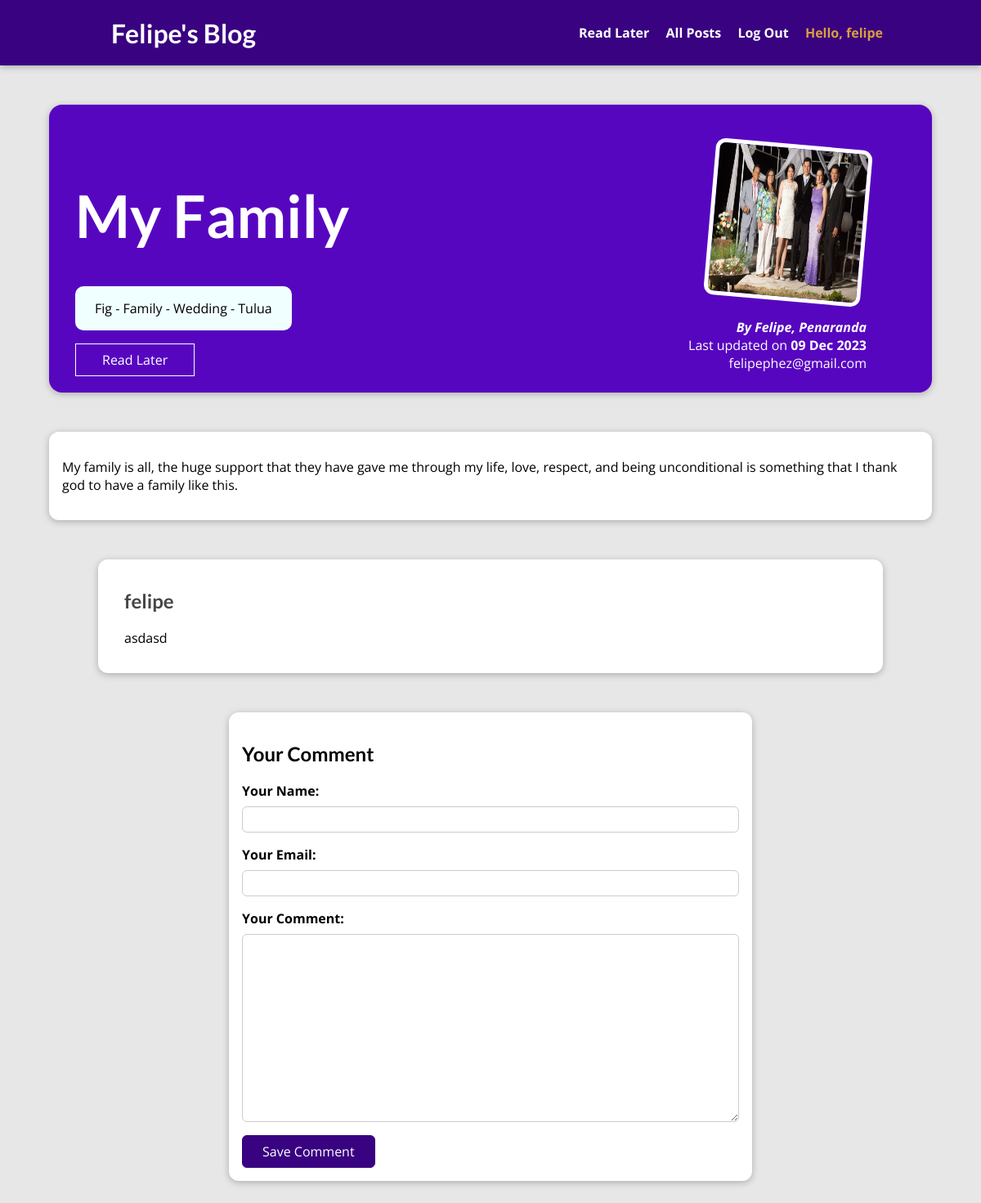
The page /posts/my-family (signed in) on the database its author committed.
### blog/models.py (models this page shows, shortened)
class Blog_db(models.Model):
    image = models.CharField(max_length=50)
    author = models.ForeignKey(Author, on_delete=models.CASCADE, null=True, related_name="blogs")
    date = models.DateField(max_length=100)
    title = models.CharField(max_length=50)
    excerpt = models.CharField(max_length=200)
    content = models.CharField(max_length=250)
    slug = models.SlugField(default="", blank=True, null=False, db_index=True)
    blog_tags = models.ManyToManyField(Tag, null=False)
    class Meta:
        verbose_name_plural = "Blog Entries"

class Tag(models.Model):
    caption = models.CharField(max_length=50)
    class Meta:
        verbose_name_plural = "Tags"

class Author(models.Model):
    first_name = models.CharField(max_length=50)
    last_name = models.CharField(max_length=100)
    e_mail = models.CharField(max_length=150)
    class Meta:
        verbose_name_plural = "Author Entries"
    def __str__(self):
        return f"{self.first_name}, {self.last_name}"

class Comment(models.Model):
    user_name = models.CharField(max_length=120)
    user_email = models.EmailField()
    text = models.TextField(max_length=400)
    post = models.ForeignKey(Blog_db, on_delete=models.CASCADE, related_name="comments")

### blog/views.py (the view, shortened to what this page needs)
# urls.py: path("posts/<slug:slug>", views.PostDetailView.as_view(), name="post-detail-page"), # /posts/my-first-post
class PostDetailView(LoginRequiredMixin, View):
    login_url = '/login/'
    redirect_field_name = 'login'
    def is_stored_posts(self, request, post_id):
        stored_posts = request.session.get("stored_posts")
        if stored_posts is not None:
            is_saved_for_later = post_id in stored_posts
        else:
            is_saved_for_later = False
        return is_saved_for_later
    def get(self, request, slug):
        all_posts = Blog_db.objects.get(slug=slug)
        context = {
            "post": all_posts,
            "tags": all_posts.blog_tags.all(),
            "comment_form": CommentForm(),
            "comments":all_posts.comments.all().order_by("-id"),
            "saved_for_later": self.is_stored_posts(request, all_posts.id)
            }
        return render(request, "blog/post-detail.html", context)

### blog/forms.py
class CommentForm(forms.ModelForm):
    class Meta:
        model = Comment
        exclude = ["post"]
        labels = {
            "user_name": "Your Name",
            "user_email": "Your Email",
            "text": "Your Comment"
        }

### blog/templates/blog/post-detail.html (shortened to what this page needs)
{% extends "base.html" %}
{% load static %}
{% block css_files  %}
<link rel="stylesheet" href="{% static "blog/post-detail.css" %}">
{% endblock %}
{% block content %}
    <section id="summary">
        <div>
            <h2>{{post.title|title}}</h2>
            {% for tag in tags %}
                <span>{{tag.caption}}</span>
            {% endfor %}
        </div>
        <div id="read-later">
            <form action="{% url "read-later" %}" method="POST">
                <button>
                    {% if saved_for_later %}
                        Remove from "Read Later" List
                    {% else %}
                        Read Later
                    {% endif %}
                </button>
            </form>
        </div>
        <article>
            <img src="{% static "blog/images/"|add:post.image %}" alt="{{post.title}}">
            <address>By {{post.author|title}}</address>
            <div>
                Last updated on <time>{{post.date|date:"d M Y"}}</time>
            </div>
            <div class="email_container">
                <a href="mailto:{{post.author.e_mail}}">{{post.author.e_mail}}</a>
            </div>
        </article>
    </section>
    <main>
        {{post.content|linebreaks}}
    </main>
    <section id="comments">
        <ul>
            {% for comment in comments %}
                <li>
                    <h2>{{comment.user_name}}</h2>
                    <p>{{comment.text|linebreaks}}</p>
                </li>
            {% endfor %}
        </ul>
    </section>
    <section id="comment-form">
        <h2>Your Comment</h2>
        <form action="{% url "post-detail-page" post.slug %}" method="POST">
            {% for form_field in comment_form %}
                <div class="form-control {% if formm_field.errors %}invalid{% endif %}">
                    {{ form_field.label_tag }}
                    {{ form_field }}
                </div>
            {% endfor %}
            <button type="submit">Save Comment</button>
        </form>
    </section>
{% endblock %}

### templates/base.html (shortened to what this page needs)
{% load static %}
<!DOCTYPE html>
<html lang="en">
<head>
    <link rel="stylesheet" href="{% static "app.css" %}">
    {% block css_files %}{% endblock  %}
</head>
<body>
    <header id="main-navigation">
        <h1><a href="{% url "starting-page" %}">Felipe's Blog</a></h1>
        <nav>
            <a href="{% url "read-later" %}">Read Later</a>
            <a href="{% url "posts-page" %}">All Posts</a>
            <a href="{% url "logout" %}">Log Out</a>
            <span id="user">Hello, {{request.user}} </span>
        </nav>
    </header>
    {% block content %}
    {% endblock  %}
</body>
</html>

### static/app.css (style rules this page uses)
* { box-sizing: border-box; }
html { font-family: 'Open Sans', 'Lato', sans-serif; }
body { margin: 0; }
h1, h2, h3 { font-family: 'Lato', sans-serif; font-weight: bold; }
#main-navigation { width: 100%; height: 5rem; display: flex; justify-content: space-between; align-items: center; padding: 0 10%; position: absolute; top: 0; left: 0; }
#main-navigation a { text-decoration: none; color: white; font-weight: bold; margin-left: 1rem; }
#user { color: rgb(217, 159, 58); font-weight: bold; margin-left: 1rem; }

### blog/static/blog/post-detail.css (style rules this page uses)
body { background-color: #e7e7e7; }
main { max-width: 30rem; }
#main-navigation { background-color: #390281; box-shadow: 0 2px 8px rgba(0, 0, 0, 0.25); }
#summary { margin: 8rem auto 3rem auto; padding: 2rem; width: 90%; max-width: 90rem; border-radius: 16px; background-color: #5706c0; position: relative; box-shadow: 0 2px 8px rgba(0, 0, 0, 0.25); height: 22rem; }
#summary h2 { color: white; font-size: 4.5rem; }
#summary article { position: absolute; top: 2rem; right: 3rem; padding: 1rem 2rem; border-radius: 12px; text-align: right; color: white; }
#summary article img { width: 12rem; height: 12rem; border-radius: 12px; transform: rotateZ(5deg); border: 5px solid white; margin-bottom: 1rem; }
#summary address { font-weight: bold; }
#summary time { font-weight: bold; }
#read-later { margin: 2rem 0; }
#read-later button { background-color: transparent; border: 1px solid white; padding: 0.5rem 2rem; font: inherit; color: white; cursor: pointer; }
#summary span { padding: 1rem 1.5rem 1rem 1.5rem; background-color: azure; border-radius: 10px; }
main { width: 90%; max-width: 90rem; margin: 3rem auto; background-color: white; padding: 1rem; border-radius: 12px; box-shadow: 0 2px 8px rgba(0, 0, 0, 0.25); }
.email_container a { text-decoration: none; color: #fff; }
#comment-form { width: 90%; max-width: 40rem; margin: 3rem auto; border-radius: 12px; background-color: white; box-shadow: 0 2px 8px rgba(0, 0, 0, 0.25); padding: 1rem; }
#comment-form button { font:inherit; background-color: #390281; color: white; border: 1px solid #390281; padding: 0.5rem 1.5rem; border-radius: 6px; cursor: pointer; }
.form-control { margin-bottom: 1rem; }
.form-control label { font-weight: bold; margin-bottom: 0.5rem; display: block; }
.form-control input, .form-control textarea { display: block; width: 100%; font: inherit; padding: 0.25rem; border-radius: 6px; border: 1px solid #ccc; }
#comments { margin: 3rem auto; width: 90%; max-width: 60rem; border-radius: 12px; background-color: white; box-shadow: 0 2px 8px rgba(0, 0, 0, 0.25); padding: 1rem 2rem; }
#comments ul { list-style: none; margin: 0; padding: 0; }
#comments li { margin-bottom: 1rem; border-bottom: 2px solid #ccc; }
#comments li:last-of-type { border-bottom: none; }
#comments h2 { color: #464646; }

### rows shown on the page
Blog_db: title "My Family", image (picture), author "Felipe, Penaranda", date "09 Dec 2023", author.e_mail "felipephez@gmail.com", content "My family is all, the huge support that they have gave me through my life, love, respect, and being unconditional is something that I thank god to have a family like this."
Tag: caption "Fig - Family - Wedding - Tulua"
Comment: user_name "felipe", text "asdasd"

### other values the page prints
{{ request.user }} "felipe"
